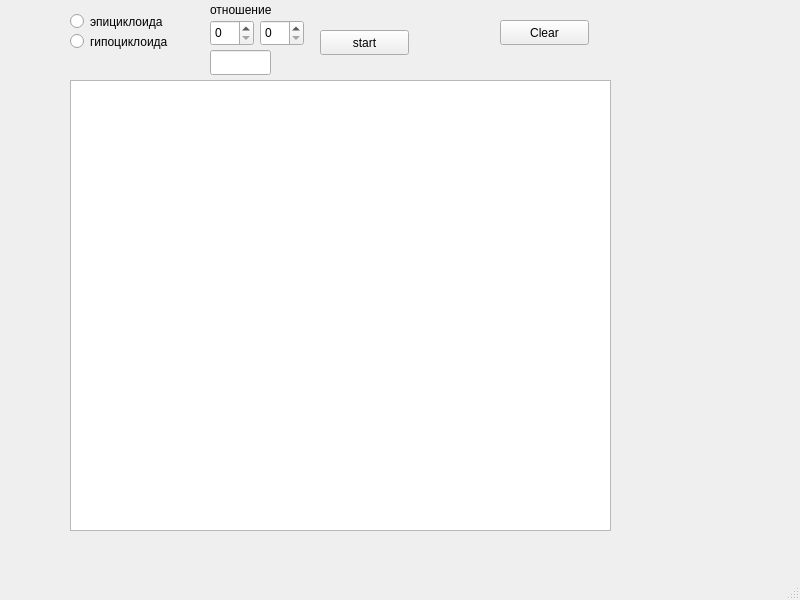
<?xml version="1.0" encoding="UTF-8"?>
<ui version="4.0">
 <class>MainWindow</class>
 <widget class="QMainWindow" name="MainWindow">
  <property name="geometry">
   <rect>
    <x>0</x>
    <y>0</y>
    <width>800</width>
    <height>600</height>
   </rect>
  </property>
  <property name="windowTitle">
   <string>MainWindow</string>
  </property>
  <widget class="QWidget" name="centralwidget">
   <widget class="QGraphicsView" name="graphicsView">
    <property name="geometry">
     <rect>
      <x>70</x>
      <y>80</y>
      <width>541</width>
      <height>451</height>
     </rect>
    </property>
   </widget>
   <widget class="QPushButton" name="start">
    <property name="geometry">
     <rect>
      <x>320</x>
      <y>30</y>
      <width>89</width>
      <height>25</height>
     </rect>
    </property>
    <property name="text">
     <string>start</string>
    </property>
   </widget>
   <widget class="QSpinBox" name="spinBox">
    <property name="geometry">
     <rect>
      <x>210</x>
      <y>20</y>
      <width>44</width>
      <height>26</height>
     </rect>
    </property>
   </widget>
   <widget class="QLabel" name="label">
    <property name="geometry">
     <rect>
      <x>210</x>
      <y>0</y>
      <width>91</width>
      <height>20</height>
     </rect>
    </property>
    <property name="text">
     <string>отношение</string>
    </property>
   </widget>
   <widget class="QRadioButton" name="radioButton">
    <property name="geometry">
     <rect>
      <x>70</x>
      <y>10</y>
      <width>121</width>
      <height>23</height>
     </rect>
    </property>
    <property name="text">
     <string>эпициклоида</string>
    </property>
   </widget>
   <widget class="QRadioButton" name="radioButton_2">
    <property name="geometry">
     <rect>
      <x>70</x>
      <y>30</y>
      <width>131</width>
      <height>23</height>
     </rect>
    </property>
    <property name="text">
     <string>гипоциклоида</string>
    </property>
   </widget>
   <widget class="QPushButton" name="pushButton">
    <property name="geometry">
     <rect>
      <x>500</x>
      <y>20</y>
      <width>89</width>
      <height>25</height>
     </rect>
    </property>
    <property name="text">
     <string>Clear</string>
    </property>
   </widget>
   <widget class="QLineEdit" name="lineEdit">
    <property name="geometry">
     <rect>
      <x>210</x>
      <y>50</y>
      <width>61</width>
      <height>25</height>
     </rect>
    </property>
   </widget>
   <widget class="QSpinBox" name="spinBox_2">
    <property name="geometry">
     <rect>
      <x>260</x>
      <y>20</y>
      <width>44</width>
      <height>26</height>
     </rect>
    </property>
   </widget>
  </widget>
  <widget class="QMenuBar" name="menubar">
   <property name="geometry">
    <rect>
     <x>0</x>
     <y>0</y>
     <width>800</width>
     <height>22</height>
    </rect>
   </property>
  </widget>
  <widget class="QStatusBar" name="statusbar"/>
 </widget>
 <resources/>
 <connections/>
</ui>
